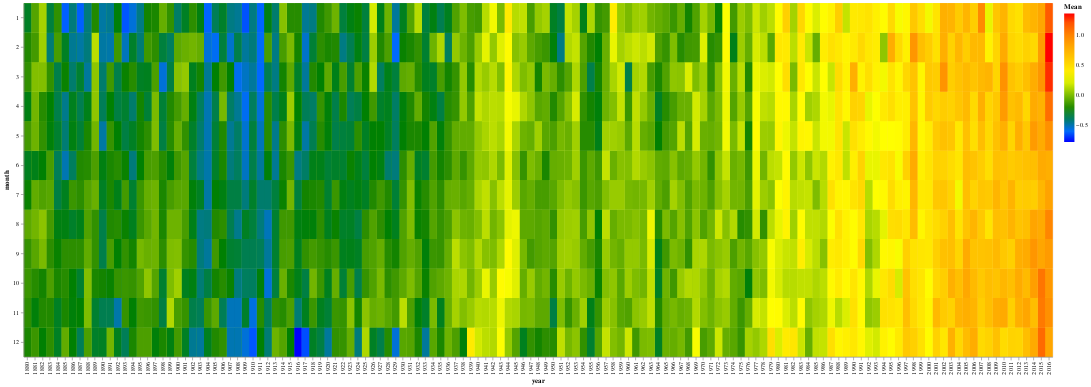

The notebook cell this image was saved under:
### Code cell
import altair as alt 

alt.Chart(df1).mark_rect().encode( 
    x= 'year:O' , 
    y= 'month:O' , 
    color=alt.Color( 'Mean:Q' , scale=alt.Scale( range =['blue','green', 'yellow','orange','red'])) 
).properties(width= 1600,height=550)

### Figure 1 — Vega-Lite specification as saved in the notebook (floating-point values rounded to 4 significant figures; data arrays with more than 128 entries replaced by an {"elided": "..."} marker saying what was removed)
{"config": {"view": {"continuousWidth": 400, "continuousHeight": 300}}, "data": {"name": "data-c32aa4c5b571d237ab05fc5bf5b2dee5"}, "mark": "rect", "encoding": {"color": {"field": "Mean", "scale": {"range": ["blue", "green", "yellow", "orange", "red"]}, "type": "quantitative"}, "x": {"field": "year", "type": "ordinal"}, "y": {"field": "month", "type": "ordinal"}}, "height": 550, "width": 1600, "$schema": "https://vega.github.io/schema/vega-lite/v4.17.0.json", "datasets": {"data-c32aa4c5b571d237ab05fc5bf5b2dee5": {"elided": "3288 records"}}}
